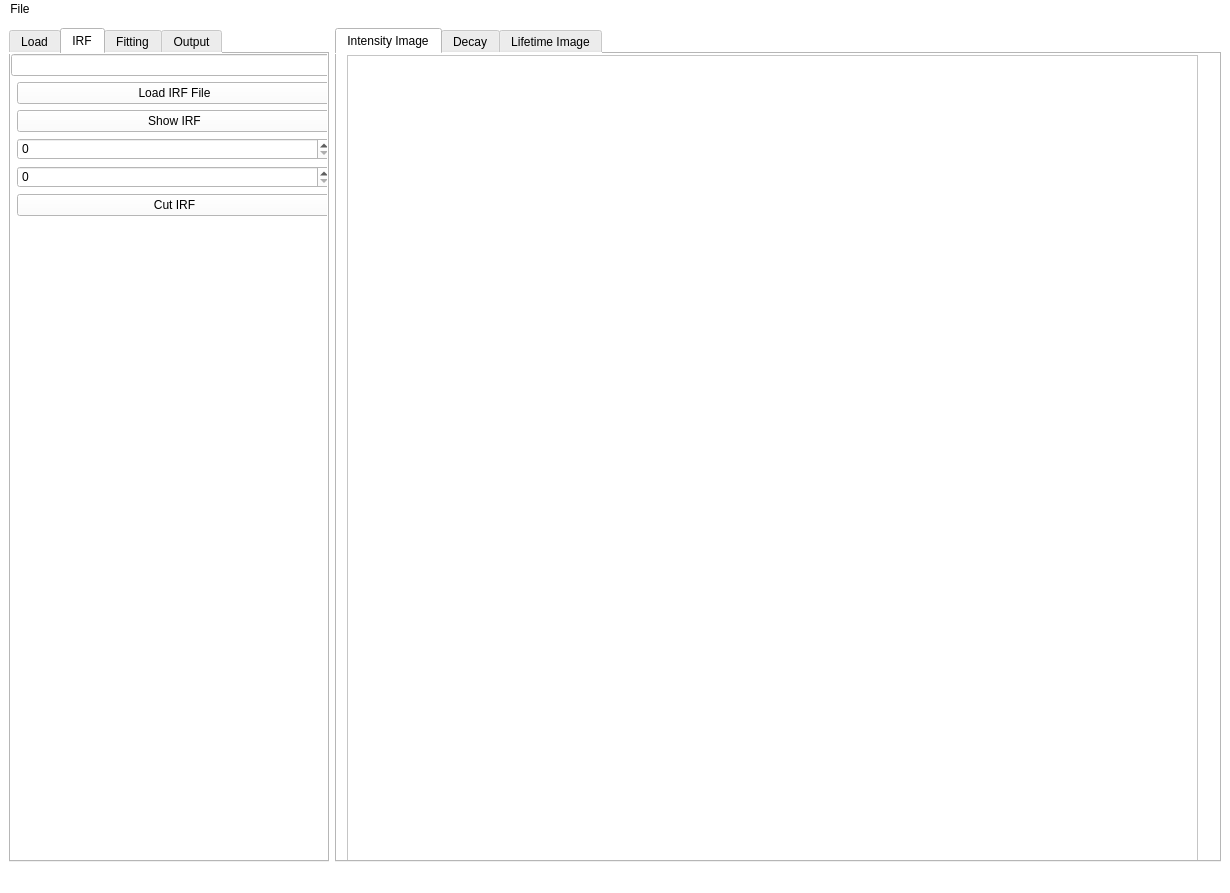
<?xml version="1.0" encoding="UTF-8"?>
<ui version="4.0">
 <class>mainWindow</class>
 <widget class="QMainWindow" name="mainWindow">
  <property name="geometry">
   <rect>
    <x>0</x>
    <y>0</y>
    <width>1230</width>
    <height>893</height>
   </rect>
  </property>
  <property name="sizePolicy">
   <sizepolicy hsizetype="Maximum" vsizetype="Maximum">
    <horstretch>0</horstretch>
    <verstretch>0</verstretch>
   </sizepolicy>
  </property>
  <property name="minimumSize">
   <size>
    <width>640</width>
    <height>480</height>
   </size>
  </property>
  <property name="maximumSize">
   <size>
    <width>1900</width>
    <height>2500</height>
   </size>
  </property>
  <property name="windowTitle">
   <string>AG BP FLIM Fitter</string>
  </property>
  <property name="autoFillBackground">
   <bool>false</bool>
  </property>
  <property name="styleSheet">
   <string notr="true">background-color: rgb(255, 255, 255);</string>
  </property>
  <widget class="QWidget" name="centralwidget">
   <layout class="QHBoxLayout" name="horizontalLayout">
    <item>
     <widget class="QTabWidget" name="tabWidget_menu">
      <property name="minimumSize">
       <size>
        <width>320</width>
        <height>500</height>
       </size>
      </property>
      <property name="maximumSize">
       <size>
        <width>320</width>
        <height>12000</height>
       </size>
      </property>
      <property name="currentIndex">
       <number>1</number>
      </property>
      <widget class="QWidget" name="tab_load">
       <attribute name="title">
        <string>Load</string>
       </attribute>
       <widget class="QWidget" name="formLayoutWidget">
        <property name="geometry">
         <rect>
          <x>0</x>
          <y>10</y>
          <width>311</width>
          <height>389</height>
         </rect>
        </property>
        <layout class="QFormLayout" name="formLayout">
         <item row="3" column="0">
          <widget class="QLabel" name="label_channel">
           <property name="text">
            <string>Channel</string>
           </property>
          </widget>
         </item>
         <item row="3" column="1">
          <widget class="QSpinBox" name="spinBox_channel">
           <property name="maximum">
            <number>3</number>
           </property>
          </widget>
         </item>
         <item row="4" column="0">
          <widget class="QLabel" name="label_spatialBinning">
           <property name="text">
            <string>Spatial Binning</string>
           </property>
          </widget>
         </item>
         <item row="4" column="1">
          <widget class="QSpinBox" name="spinBox_spatialBinning">
           <property name="maximum">
            <number>8</number>
           </property>
          </widget>
         </item>
         <item row="5" column="0">
          <widget class="QLabel" name="label_temporalBinning">
           <property name="text">
            <string>Temporal Binning</string>
           </property>
          </widget>
         </item>
         <item row="5" column="1">
          <widget class="QSpinBox" name="spinBox_temporalBinning">
           <property name="maximum">
            <number>8</number>
           </property>
          </widget>
         </item>
         <item row="6" column="0">
          <widget class="QPushButton" name="pushButton_LoadPTU">
           <property name="text">
            <string>Load PTU File</string>
           </property>
          </widget>
         </item>
         <item row="7" column="0">
          <widget class="Line" name="line">
           <property name="orientation">
            <enum>Qt::Horizontal</enum>
           </property>
          </widget>
         </item>
         <item row="8" column="0">
          <widget class="QPushButton" name="pushButton_showIntensityImage">
           <property name="text">
            <string>Show Intensity Image</string>
           </property>
          </widget>
         </item>
         <item row="9" column="0">
          <widget class="QPushButton" name="pushButton_showSelectedDecay">
           <property name="text">
            <string>Show Selected Decay</string>
           </property>
          </widget>
         </item>
         <item row="10" column="0">
          <spacer name="verticalSpacer">
           <property name="orientation">
            <enum>Qt::Vertical</enum>
           </property>
           <property name="sizeHint" stdset="0">
            <size>
             <width>20</width>
             <height>40</height>
            </size>
           </property>
          </spacer>
         </item>
         <item row="1" column="0">
          <widget class="QPushButton" name="pushButton_selectFile">
           <property name="text">
            <string>Select File</string>
           </property>
          </widget>
         </item>
         <item row="0" column="0" colspan="2">
          <widget class="QLineEdit" name="lineEdit_filepath"/>
         </item>
        </layout>
       </widget>
       <widget class="QLabel" name="label_LogConsole">
        <property name="geometry">
         <rect>
          <x>0</x>
          <y>520</y>
          <width>84</width>
          <height>17</height>
         </rect>
        </property>
        <property name="text">
         <string>Log Console</string>
        </property>
       </widget>
       <widget class="QProgressBar" name="progressBar">
        <property name="geometry">
         <rect>
          <x>20</x>
          <y>440</y>
          <width>251</width>
          <height>25</height>
         </rect>
        </property>
        <property name="value">
         <number>0</number>
        </property>
       </widget>
       <widget class="QPushButton" name="pushButton_clearLog">
        <property name="geometry">
         <rect>
          <x>230</x>
          <y>520</y>
          <width>80</width>
          <height>25</height>
         </rect>
        </property>
        <property name="text">
         <string>Clear Log</string>
        </property>
       </widget>
       <widget class="QPlainTextEdit" name="logConsole">
        <property name="geometry">
         <rect>
          <x>0</x>
          <y>550</y>
          <width>311</width>
          <height>241</height>
         </rect>
        </property>
        <property name="sizePolicy">
         <sizepolicy hsizetype="Minimum" vsizetype="Maximum">
          <horstretch>100</horstretch>
          <verstretch>100</verstretch>
         </sizepolicy>
        </property>
       </widget>
      </widget>
      <widget class="QWidget" name="tab_irf">
       <attribute name="title">
        <string>IRF</string>
       </attribute>
       <widget class="QWidget" name="formLayoutWidget_2">
        <property name="geometry">
         <rect>
          <x>0</x>
          <y>0</y>
          <width>321</width>
          <height>801</height>
         </rect>
        </property>
        <layout class="QFormLayout" name="formLayout_2">
         <item row="1" column="1">
          <widget class="QPushButton" name="pushButton_loadIRF">
           <property name="text">
            <string>Load IRF File</string>
           </property>
          </widget>
         </item>
         <item row="0" column="0" colspan="2">
          <widget class="QLineEdit" name="lineEdit_filePathIRF"/>
         </item>
         <item row="2" column="1">
          <widget class="QPushButton" name="pushButton_showIRF">
           <property name="text">
            <string>Show IRF</string>
           </property>
          </widget>
         </item>
         <item row="3" column="1">
          <widget class="QSpinBox" name="spinBox_irfLeftCut"/>
         </item>
         <item row="4" column="1">
          <widget class="QSpinBox" name="spinBox_irfRightCut"/>
         </item>
         <item row="5" column="1">
          <widget class="QPushButton" name="pushButton_cutIRF">
           <property name="text">
            <string>Cut IRF</string>
           </property>
          </widget>
         </item>
        </layout>
       </widget>
      </widget>
      <widget class="QWidget" name="tab_fitting">
       <attribute name="title">
        <string>Fitting</string>
       </attribute>
       <widget class="QPushButton" name="pushButton_fitSelection">
        <property name="geometry">
         <rect>
          <x>10</x>
          <y>70</y>
          <width>101</width>
          <height>25</height>
         </rect>
        </property>
        <property name="text">
         <string>Fit Selection</string>
        </property>
       </widget>
       <widget class="QPushButton" name="pushButton_fitImage">
        <property name="geometry">
         <rect>
          <x>10</x>
          <y>100</y>
          <width>101</width>
          <height>25</height>
         </rect>
        </property>
        <property name="text">
         <string>Fit Image</string>
        </property>
       </widget>
       <widget class="QListWidget" name="listWidget_fittedParameters">
        <property name="geometry">
         <rect>
          <x>0</x>
          <y>220</y>
          <width>256</width>
          <height>192</height>
         </rect>
        </property>
       </widget>
       <widget class="QLabel" name="label_fittedParameters">
        <property name="geometry">
         <rect>
          <x>10</x>
          <y>200</y>
          <width>131</width>
          <height>17</height>
         </rect>
        </property>
        <property name="text">
         <string>Fitted Parameters</string>
        </property>
       </widget>
       <widget class="Line" name="line_3">
        <property name="geometry">
         <rect>
          <x>10</x>
          <y>180</y>
          <width>291</width>
          <height>16</height>
         </rect>
        </property>
        <property name="orientation">
         <enum>Qt::Horizontal</enum>
        </property>
       </widget>
       <widget class="QLabel" name="label_objective">
        <property name="geometry">
         <rect>
          <x>20</x>
          <y>10</y>
          <width>71</width>
          <height>17</height>
         </rect>
        </property>
        <property name="text">
         <string>Objective</string>
        </property>
       </widget>
       <widget class="QComboBox" name="comboBox_objectiveFunction">
        <property name="geometry">
         <rect>
          <x>10</x>
          <y>30</y>
          <width>151</width>
          <height>25</height>
         </rect>
        </property>
        <item>
         <property name="text">
          <string>Poisson Deviance</string>
         </property>
        </item>
        <item>
         <property name="text">
          <string>Least Squares</string>
         </property>
        </item>
       </widget>
       <widget class="QLabel" name="label_photonThreshold">
        <property name="geometry">
         <rect>
          <x>170</x>
          <y>10</y>
          <width>121</width>
          <height>20</height>
         </rect>
        </property>
        <property name="text">
         <string>Photon Threshold</string>
        </property>
       </widget>
       <widget class="QSpinBox" name="spinBox_photonThreshold">
        <property name="geometry">
         <rect>
          <x>180</x>
          <y>30</y>
          <width>111</width>
          <height>26</height>
         </rect>
        </property>
        <property name="maximum">
         <number>5000</number>
        </property>
        <property name="singleStep">
         <number>50</number>
        </property>
        <property name="stepType">
         <enum>QAbstractSpinBox::DefaultStepType</enum>
        </property>
        <property name="value">
         <number>500</number>
        </property>
       </widget>
       <widget class="QSpinBox" name="spinBox_lifetimeLower">
        <property name="geometry">
         <rect>
          <x>10</x>
          <y>150</y>
          <width>81</width>
          <height>26</height>
         </rect>
        </property>
        <property name="maximum">
         <number>10000</number>
        </property>
        <property name="singleStep">
         <number>100</number>
        </property>
        <property name="value">
         <number>2000</number>
        </property>
       </widget>
       <widget class="QSpinBox" name="spinBox_lifetimeUpper">
        <property name="geometry">
         <rect>
          <x>100</x>
          <y>150</y>
          <width>81</width>
          <height>26</height>
         </rect>
        </property>
        <property name="maximum">
         <number>10000</number>
        </property>
        <property name="singleStep">
         <number>100</number>
        </property>
        <property name="value">
         <number>3000</number>
        </property>
       </widget>
       <widget class="QPushButton" name="pushButton_updateLifetimeImage">
        <property name="geometry">
         <rect>
          <x>190</x>
          <y>150</y>
          <width>71</width>
          <height>25</height>
         </rect>
        </property>
        <property name="text">
         <string>Update</string>
        </property>
       </widget>
      </widget>
      <widget class="QWidget" name="tab_output">
       <attribute name="title">
        <string>Output</string>
       </attribute>
      </widget>
     </widget>
    </item>
    <item>
     <widget class="QTabWidget" name="tabWidget_view">
      <property name="currentIndex">
       <number>0</number>
      </property>
      <widget class="QWidget" name="tab_intensityimage">
       <attribute name="title">
        <string>Intensity Image</string>
       </attribute>
       <widget class="QWidget" name="verticalLayoutWidget">
        <property name="geometry">
         <rect>
          <x>10</x>
          <y>1</y>
          <width>851</width>
          <height>1108</height>
         </rect>
        </property>
        <layout class="QVBoxLayout" name="verticalLayout">
         <property name="sizeConstraint">
          <enum>QLayout::SetMaximumSize</enum>
         </property>
         <item>
          <widget class="GraphicsView" name="graphicsView_intensityimage">
           <property name="sizePolicy">
            <sizepolicy hsizetype="Maximum" vsizetype="Maximum">
             <horstretch>0</horstretch>
             <verstretch>0</verstretch>
            </sizepolicy>
           </property>
           <property name="minimumSize">
            <size>
             <width>600</width>
             <height>600</height>
            </size>
           </property>
           <property name="maximumSize">
            <size>
             <width>10200</width>
             <height>12000</height>
            </size>
           </property>
          </widget>
         </item>
        </layout>
       </widget>
      </widget>
      <widget class="QWidget" name="tab_decay">
       <attribute name="title">
        <string>Decay</string>
       </attribute>
       <widget class="PlotWidget" name="graphicsView_decay">
        <property name="geometry">
         <rect>
          <x>0</x>
          <y>0</y>
          <width>881</width>
          <height>801</height>
         </rect>
        </property>
       </widget>
      </widget>
      <widget class="QWidget" name="tab_lifetimeimage">
       <attribute name="title">
        <string>Lifetime Image</string>
       </attribute>
       <widget class="GraphicsView" name="graphicsView_lifetimeimage">
        <property name="geometry">
         <rect>
          <x>0</x>
          <y>0</y>
          <width>881</width>
          <height>801</height>
         </rect>
        </property>
       </widget>
      </widget>
     </widget>
    </item>
   </layout>
  </widget>
  <widget class="QMenuBar" name="menubar">
   <property name="geometry">
    <rect>
     <x>0</x>
     <y>0</y>
     <width>1230</width>
     <height>22</height>
    </rect>
   </property>
   <widget class="QMenu" name="menuFile">
    <property name="title">
     <string>File</string>
    </property>
    <addaction name="actionQuit"/>
   </widget>
   <addaction name="menuFile"/>
  </widget>
  <widget class="QStatusBar" name="statusbar"/>
  <action name="actionQuit">
   <property name="text">
    <string>Quit</string>
   </property>
  </action>
 </widget>
 <customwidgets>
  <customwidget>
   <class>PlotWidget</class>
   <extends>QGraphicsView</extends>
   <header>pyqtgraph</header>
  </customwidget>
  <customwidget>
   <class>GraphicsView</class>
   <extends>QGraphicsView</extends>
   <header>pyqtgraph</header>
  </customwidget>
 </customwidgets>
 <tabstops>
  <tabstop>pushButton_showIntensityImage</tabstop>
  <tabstop>spinBox_temporalBinning</tabstop>
  <tabstop>spinBox_spatialBinning</tabstop>
  <tabstop>pushButton_LoadPTU</tabstop>
 </tabstops>
 <resources/>
 <connections/>
</ui>
